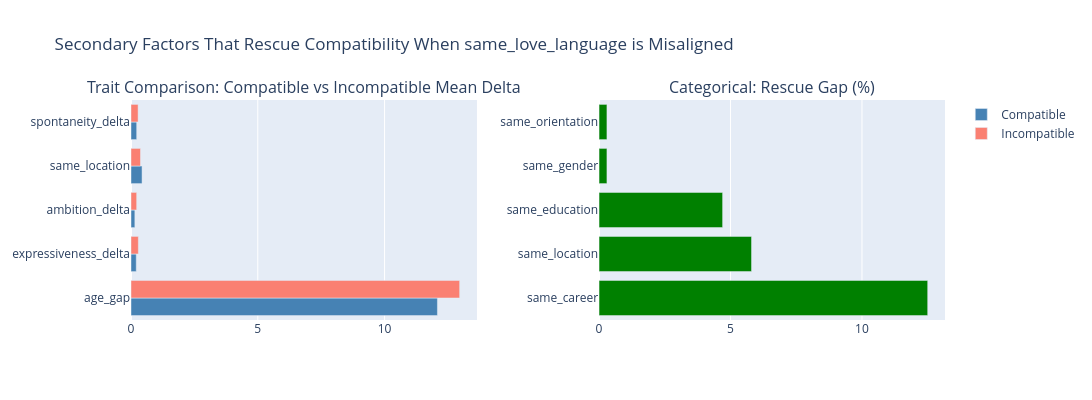

Notebook code for this chart:
### Code cell
# Q3 Visualization: Top rescue factors (trait comparison + categorical combined)

# Combine rescue signals into one view
fig = make_subplots(rows=1, cols=2, subplot_titles=[
    'Trait Comparison: Compatible vs Incompatible Mean Delta',
    'Categorical: Rescue Gap (%)'
], horizontal_spacing=0.15)

# Left: trait comparison rescue factors (top 5)
top_rescue = rescue_df.head(5)
fig.add_trace(go.Bar(
    y=top_rescue['Feature'], x=top_rescue['Compatible Mean'],
    name='Compatible', marker_color='steelblue', orientation='h',
    showlegend=True
), row=1, col=1)
fig.add_trace(go.Bar(
    y=top_rescue['Feature'], x=top_rescue['Incompatible Mean'],
    name='Incompatible', marker_color='salmon', orientation='h',
    showlegend=True
), row=1, col=1)

# Right: categorical rescue gaps
fig.add_trace(go.Bar(
    y=catg_rescue_df['Feature'], x=catg_rescue_df['Rescue Gap (%)'],
    marker_color=['green' if v > 0 else 'salmon' for v in catg_rescue_df['Rescue Gap (%)']],
    orientation='h', showlegend=False
), row=1, col=2)

fig.update_layout(
    title=f'Secondary Factors That Rescue Compatibility When {top_categorical} is Misaligned',
    height=400, width=1100,
    barmode='group'
)
fig.show()

### Figure 1 — Plotly figure (JSON) as saved in the notebook; plotly's stock layout.template omitted (floating-point values rounded to 4 significant figures)
{"data": [{"marker": {"color": "steelblue"}, "name": "Compatible", "orientation": "h", "showlegend": true, "type": "bar", "x": [12.08, 0.2072, 0.1517, 0.4358, 0.2243], "xaxis": "x", "y": ["age_gap", "expressiveness_delta", "ambition_delta", "same_location", "spontaneity_delta"], "yaxis": "y"}, {"marker": {"color": "salmon"}, "name": "Incompatible", "orientation": "h", "showlegend": true, "type": "bar", "x": [12.96, 0.29, 0.2238, 0.3747, 0.28], "xaxis": "x", "y": ["age_gap", "expressiveness_delta", "ambition_delta", "same_location", "spontaneity_delta"], "yaxis": "y"}, {"marker": {"color": ["green", "green", "green", "green", "green"]}, "orientation": "h", "showlegend": false, "type": "bar", "x": [12.5, 5.8, 4.7, 0.3, 0.3], "xaxis": "x2", "y": ["same_career", "same_location", "same_education", "same_gender", "same_orientation"], "yaxis": "y2"}], "layout": {"annotations": [{"font": {"size": 16}, "showarrow": false, "text": "Trait Comparison: Compatible vs Incompatible Mean Delta", "x": 0.2125, "xanchor": "center", "xref": "paper", "y": 1, "yanchor": "bottom", "yref": "paper"}, {"font": {"size": 16}, "showarrow": false, "text": "Categorical: Rescue Gap (%)", "x": 0.7875, "xanchor": "center", "xref": "paper", "y": 1, "yanchor": "bottom", "yref": "paper"}], "barmode": "group", "height": 400, "title": {"text": "Secondary Factors That Rescue Compatibility When same_love_language is Misaligned"}, "width": 1100, "xaxis": {"anchor": "y", "domain": [0, 0.425]}, "xaxis2": {"anchor": "y2", "domain": [0.575, 1]}, "yaxis": {"anchor": "x", "domain": [0, 1]}, "yaxis2": {"anchor": "x2", "domain": [0, 1]}}}
